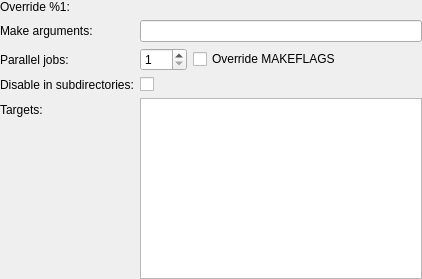
<?xml version="1.0" encoding="UTF-8"?>
<ui version="4.0">
 <class>ProjectExplorer::Internal::MakeStep</class>
 <widget class="QWidget" name="ProjectExplorer::Internal::MakeStep">
  <property name="geometry">
   <rect>
    <x>0</x>
    <y>0</y>
    <width>422</width>
    <height>279</height>
   </rect>
  </property>
  <layout class="QFormLayout" name="formLayout">
   <property name="fieldGrowthPolicy">
    <enum>QFormLayout::ExpandingFieldsGrow</enum>
   </property>
   <property name="leftMargin">
    <number>0</number>
   </property>
   <property name="topMargin">
    <number>0</number>
   </property>
   <property name="rightMargin">
    <number>0</number>
   </property>
   <property name="bottomMargin">
    <number>0</number>
   </property>
   <item row="0" column="0">
    <widget class="QLabel" name="makeLabel">
     <property name="text">
      <string>Override %1:</string>
     </property>
     <property name="buddy">
      <cstring>makeLineEdit</cstring>
     </property>
    </widget>
   </item>
   <item row="0" column="1">
    <widget class="Utils::PathChooser" name="makeLineEdit" native="true"/>
   </item>
   <item row="1" column="0">
    <widget class="QLabel" name="makeArgumentsLabel">
     <property name="text">
      <string>Make arguments:</string>
     </property>
     <property name="buddy">
      <cstring>makeArgumentsLineEdit</cstring>
     </property>
    </widget>
   </item>
   <item row="1" column="1">
    <widget class="QLineEdit" name="makeArgumentsLineEdit"/>
   </item>
   <item row="2" column="0">
    <widget class="QLabel" name="jobsLabel">
     <property name="text">
      <string>Parallel jobs:</string>
     </property>
    </widget>
   </item>
   <item row="4" column="0">
    <widget class="QLabel" name="targetsLabel">
     <property name="text">
      <string>Targets:</string>
     </property>
     <property name="buddy">
      <cstring>targetsList</cstring>
     </property>
    </widget>
   </item>
   <item row="4" column="1">
    <widget class="QListWidget" name="targetsList"/>
   </item>
   <item row="2" column="1">
    <layout class="QHBoxLayout" name="jobLayout">
     <item>
      <widget class="QSpinBox" name="userJobCount">
       <property name="minimum">
        <number>1</number>
       </property>
       <property name="maximum">
        <number>999</number>
       </property>
      </widget>
     </item>
     <item>
      <widget class="QCheckBox" name="overrideMakeflags">
       <property name="text">
        <string>Override MAKEFLAGS</string>
       </property>
      </widget>
     </item>
     <item>
      <widget class="QLabel" name="nonOverrideWarning">
       <property name="text">
        <string/>
       </property>
      </widget>
     </item>
    </layout>
   </item>
   <item row="3" column="0">
    <widget class="QLabel" name="disableInSubDirsLabel">
     <property name="toolTip">
      <string/>
     </property>
     <property name="text">
      <string>Disable in subdirectories:</string>
     </property>
    </widget>
   </item>
   <item row="3" column="1">
    <widget class="QCheckBox" name="disableInSubDirsCheckBox">
     <property name="toolTip">
      <string>Runs this step only for a top-level build.</string>
     </property>
    </widget>
   </item>
  </layout>
 </widget>
 <customwidgets>
  <customwidget>
   <class>Utils::PathChooser</class>
   <extends>QWidget</extends>
   <header location="global">utils/pathchooser.h</header>
   <container>1</container>
   <slots>
    <signal>editingFinished()</signal>
    <signal>browsingFinished()</signal>
   </slots>
  </customwidget>
 </customwidgets>
 <resources/>
 <connections/>
</ui>
